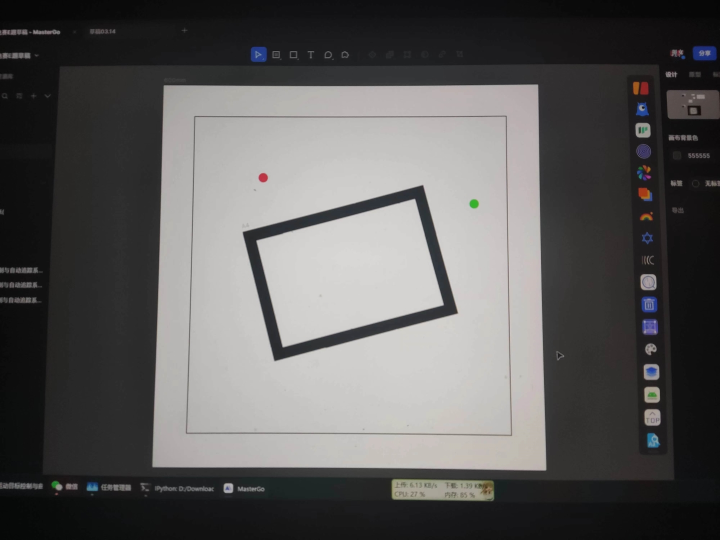
#> input picture 23Electric_E/Picture3/3.jpg, 1440 x 1080 px (shown at 1/2 size)
$ python main.py
#> lines starting #> are read from the running program, lines starting #| are printed output that depends on the picture; after the words box and inside, x2 and y2 are one past the last pixel; in counts of white or black regions, pixels touching at a corner belong together
### 23Electric_E/Picture3/find_Rect.py
import cv2
import numpy as np

class RectDetector(object):
    """
    矩形识别器
    """
    def __init__(self) -> None:
        self.maxval = 255   #经调试，图像1在(152,255)时识别抗干扰能力最强
        self.minval = 152
        self.min_area_threshold = 2000  # 最小面积阈值
    # [4 lines left out: function createTrackbar, not called in this run]

    # region 回调函数
    def callback_maxval(self, x):
        self.maxval = x

    def callback_minval(self, x):
        self.minval = x
    # endregion

    def detect(self, _img):         #矩形检测器
        lst = []
        areas = []
        img = _img.copy()
        gray = cv2.cvtColor(img, cv2.COLOR_BGR2GRAY)
        # 高斯模糊
        blurred = cv2.GaussianBlur(gray, (1, 1), 0)
        # 使用Canny算子提取边缘
        edges = cv2.Canny(blurred, self.minval, self.maxval)
        #cv2.imshow("2",edges)
        contours, _ = cv2.findContours(edges, cv2.RETR_LIST, cv2.CHAIN_APPROX_SIMPLE)  # 找到边缘
        min_area = float('inf')
        min_rect_center = None
        for cnt in contours:
            epsilon = 0.01 * cv2.arcLength(cnt, True)
            approx = cv2.approxPolyDP(cnt, epsilon, True)  # 近似轮廓

            if len(approx) == 4 and cv2.contourArea(approx) > self.min_area_threshold:  # 如果近似后的轮廓有四个顶点，那么它可能是一个矩形
                areas.append(cv2.contourArea(approx))  # 将面积存储
                lst.append(approx)  # 将矩形存储
                cv2.drawContours(_img, [approx], -1, (0, 0, 255), 2)  # 在原始图像上画出矩形

                # 计算矩形的面积
                area = cv2.contourArea(approx)
                if area < min_area:
                    min_area = area
                    min_rect_center = self.get_intersection(approx[0][0], approx[2][0], approx[1][0], approx[3][0])

                # 画对角线
                cv2.line(_img, tuple(approx[0][0]), tuple(approx[2][0]), (0, 255, 0), 1)  # 对角线1
                cv2.line(_img, tuple(approx[1][0]), tuple(approx[3][0]), (0, 255, 0), 1)  # 对角线2

                # 计算对角线交点
                intersection = self.get_intersection(approx[0][0], approx[2][0], approx[1][0], approx[3][0])
                cv2.circle(_img, intersection, 5, (0, 255, 255), -1)
                cv2.putText(_img, '({}, {})'.format(intersection[0], intersection[1]),
                            (intersection[0] + 10, intersection[1]),
                            cv2.FONT_HERSHEY_TRIPLEX, 0.5, (0, 255, 255), 1)

        # 按面积排序，找出第二大矩形
        if len(areas) > 1:
            sorted_indices = np.argsort(areas)
            second_largest_index = sorted_indices[-3]  #获取第二大的矩形的索引
            second_largest_rect = lst[second_largest_index]
            print("细线四角坐标：")
            for point in second_largest_rect:
                print(point[0])
        return _img, lst ,min_rect_center ,second_largest_rect

    def get_intersection(self, p1, p2, p3, p4):
        """计算两条对角线的交点"""
        x1, y1 = p1
        x2, y2 = p2
        x3, y3 = p3
        x4, y4 = p4

        denom = (y4 - y3) * (x2 - x1) - (x4 - x3) * (y2 - y1)
        if denom == 0:
            return None  # 平行或重合
        ua = ((x4 - x3) * (y1 - y3) - (y4 - y3) * (x1 - x3)) / denom
        intersection_x = int(x1 + ua * (x2 - x1))
        intersection_y = int(y1 + ua * (y2 - y1))
        return (intersection_x, intersection_y)

### 23Electric_E/Picture3/find_circle.py
import cv2
import numpy as np
def find_red_green(m_img , test_area):
        "查找红绿点的坐标"
        img = m_img.copy()
        hsv_image = cv2.cvtColor(img, cv2.COLOR_BGR2HSV)

        # 创建一个与输入图像大小相同的空白掩膜
        mask = np.zeros(hsv_image.shape[:2], dtype=np.uint8)

        # 将 test_area 的四个点坐标转换为 numpy 数组
        points = np.array(test_area, dtype=np.int32)

        # 在掩膜上绘制多边形区域并填充
        cv2.fillPoly(mask, [points], 255)

        # 将掩膜应用于 HSV 图像
        roi = cv2.bitwise_and(hsv_image, hsv_image, mask=mask)

        # 定义红色和绿色的HSV颜色范围
        lower_red = np.array([130, 35, 120])
        upper_red = np.array([255, 255, 255])
        lower_green = np.array([50, 100, 100])
        upper_green = np.array([70, 255, 255])

         # 创建红色和绿色的掩码
        mask_red = cv2.inRange(roi, lower_red, upper_red)
        mask_green = cv2.inRange(roi, lower_green, upper_green)

        # 进行形态学操作以去除噪点
        kernel = np.ones((5, 5), np.uint8)
        mask_red = cv2.morphologyEx(mask_red, cv2.MORPH_CLOSE, kernel)
        mask_green = cv2.morphologyEx(mask_green, cv2.MORPH_CLOSE, kernel)

        # 查找红色和绿色点的轮廓
        contours_red, _ = cv2.findContours(mask_red, cv2.RETR_EXTERNAL, cv2.CHAIN_APPROX_SIMPLE)
        contours_green, _ = cv2.findContours(mask_green, cv2.RETR_EXTERNAL, cv2.CHAIN_APPROX_SIMPLE)

        def find_largest_contour(contours):
            if not contours:
                return None, None
            largest_contour = max(contours, key=cv2.contourArea)
            M = cv2.moments(largest_contour)
            if M["m00"] == 0:  # 防止分母为零
                return None, None
            cx = int(M["m10"] / M["m00"])
            cy = int(M["m01"] / M["m00"])
            return largest_contour, (cx, cy)

        p_red, p_green = -1, -1
        #cv2.imshow("2",mask_red)
        # 找到最大红色点的轮廓并绘制和获取坐标
        largest_contour_red, red_center = find_largest_contour(contours_red)
        if red_center:
            cv2.drawContours(img, [largest_contour_red], -1, (0, 0, 255), 2)
            p_red = red_center
            print("红色点坐标:{}".format(p_red))
        else:
            print("未找到红色点")


         # 找到最大绿色点的轮廓并绘制和获取坐标
        largest_contour_green, green_center = find_largest_contour(contours_green)
        if green_center:
            cv2.drawContours(img, [largest_contour_green], -1, (0, 255, 0), 2)
            p_green = green_center
            print("绿色点坐标:{}".format(p_green))
        else:
            print("未找到绿色点")

        return p_red,p_green

### 23Electric_E/Picture3/main.py
import cv2
import numpy as np
import find_circle as find_circle
import find_Rect as find_Rect

def resize_picture(img_display , percent):
    # 获取图片的宽度和高度
        original_height, original_width = img_display.shape[:2]
        # 设定缩放比例，例如缩小到原来的50%
        scale_percent = percent
        new_width = int(original_width * scale_percent / 100)
        new_height = int(original_height * scale_percent / 100)
        dim = (new_width, new_height)
        # 缩放图片
        img_display = cv2.resize(img_display, dim, interpolation=cv2.INTER_AREA)
        return img_display

if __name__ == '__main__':
    detector = find_Rect.RectDetector()
    #detector.createTrackbar()  # 创建Trackbar
    img = cv2.imread('3.jpg')
#> img is the input picture: shape (1080, 1440, 3); mean B, G, R 90.4, 90.9, 92
    _img = img.copy()
    img, p_lst ,min_center,Location_Rect = detector.detect(img)
#> in detect, `edges = cv2.Canny(blurred, self.minval, self.maxval)`:
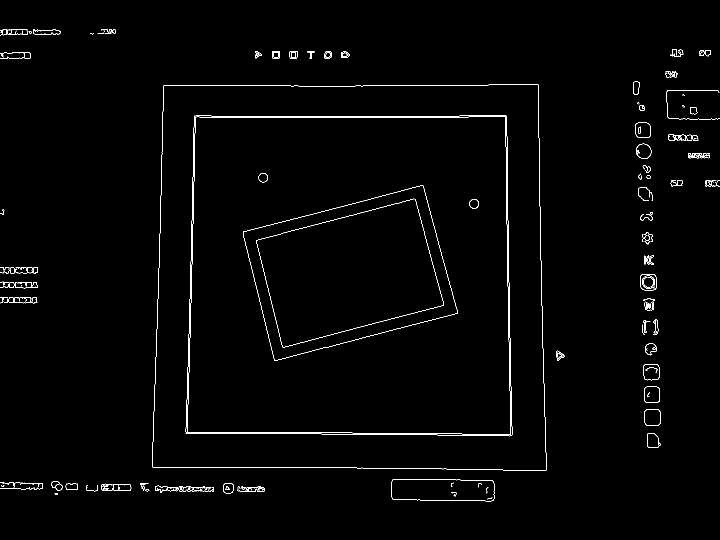
#> edges: shape (1080, 1440) (shown at 1/2 size); 1.2% white in thin lines or dots, all inside (x1, y1, x2, y2) = (0, 58, 1440, 1003)
#> in detect, `contours, _ = cv2.findContours(edges, cv2.RETR_LIST, cv2.CHAIN_APPROX_..`: contours = 232 contours, 118 with area under 20; largest, box (x1, y1, x2, y2) and area: (304, 168, 1093, 942) 587054, (304, 168, 1093, 942) 587049, (371, 231, 1025, 873) 405611, (371, 231, 1025, 873) 405608, (374, 233, 1022, 870) 399968
#> the loop in detect, `for cnt in contours:` made 232 passes
#> (epsilon, area, min_area, intersection) on pass 133: (11.78, 72324.5, 72324.5, (697, 544))
#> (epsilon, area, intersection) on passes 134, 136, 137, 171, 172, 173: (11.81, 72592.5, (698, 545)), (13.7, 98956.5, (698, 543)), (13.72, 99280.5, (699, 544)), (25.55, 400382.5, (697, 543)), (25.58, 401643.5, (697, 543)), (25.67, 405460.5, (697, 543))
#> after the loop in detect, `for cnt in contours:`: areas = [72324.5, 72592.5, 98956.5, 99280.5, 400382.5, 401643.5, 405460.5, 406418, 587542, 589072]; lst = 10 contours; largest, box (x1, y1, x2, y2) and area: (304, 169, 1092, 942) 589072, (305, 170, 1091, 942) 587542, (371, 231, 1024, 872) 406418, (372, 232, 1023, 872) 405460, (374, 233, 1022, 870) 401644; min_area = 72324.5
#> in detect, `sorted_indices = np.argsort(areas)`: sorted_indices = [0, 1, 2, 3, 4, 5, 6, 7, 8, 9]
#> in detect, `second_largest_index = sorted_indices[-3]`: second_largest_index = 7
#> in detect, `second_largest_rect = lst[second_largest_index]`: second_largest_rect = [[389, 231], [371, 866], [1023, 871], [1013, 232]]
#> the loop in detect, `for point in second_largest_rect:` made 4 passes
#| [389 231]
#| [371 866]
#| [1023  871]
#| [1013  232]
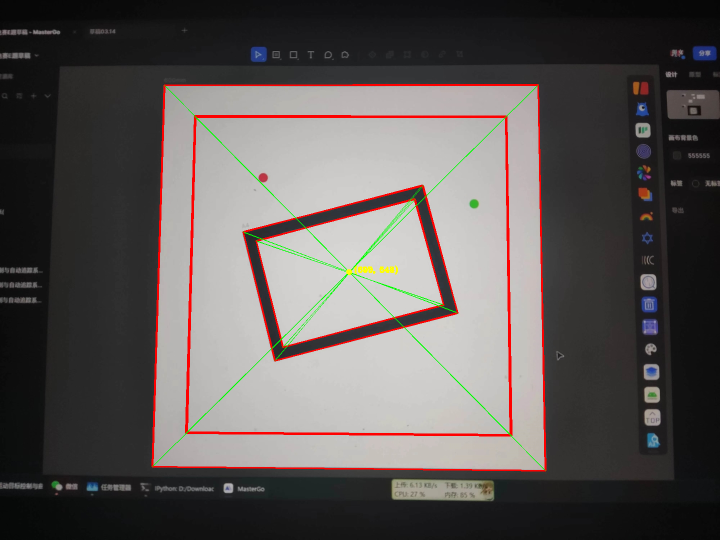
#> img: shape (1080, 1440, 3) (shown at 1/2 size); mean B, G, R 87, 88.5, 93.9
#> p_lst has the same summary as lst in detect; min_center = (697, 544); Location_Rect = [[389, 231], [371, 866], [1023, 871], [1013, 232]]
    p_red,p_green = find_circle.find_red_green(_img,Location_Rect)
#> in find_red_green, `hsv_image = cv2.cvtColor(img, cv2.COLOR_BGR2HSV)`: hsv_image: shape (1080, 1440, 3); mean H, S, V 43.6, 11.9, 92.8
#> in find_red_green, `cv2.fillPoly(mask, [points], 255)`:
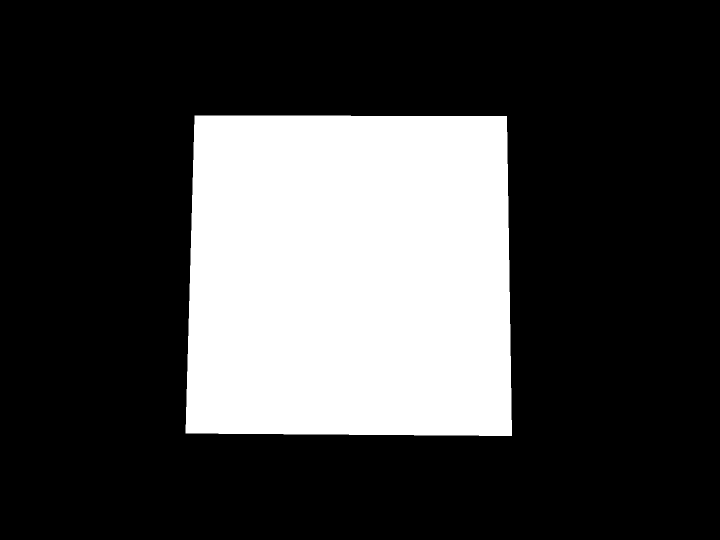
#> mask: shape (1080, 1440) (shown at 1/2 size); 26.2% white; 1 white region, box (x1, y1, x2, y2) and area: (371, 231, 1024, 872) 407694
#> in find_red_green, `roi = cv2.bitwise_and(hsv_image, hsv_image, mask=mask)`: roi: shape (1080, 1440, 3); mean H, S, V 6.9, 1.7, 49.5
#> in find_red_green, `mask_red = cv2.inRange(roi, lower_red, upper_red)`:
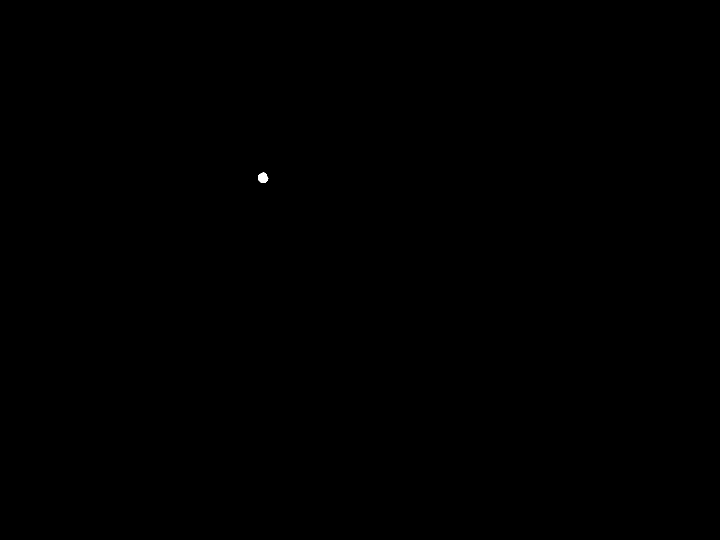
#> mask_red: shape (1080, 1440) (shown at 1/2 size); 0.02% white; 1 white region, box (x1, y1, x2, y2) and area: (516, 345, 537, 366) 316
#> in find_red_green, `mask_green = cv2.inRange(roi, lower_green, upper_green)`: mask_green: shape (1080, 1440); 0.02% white; 1 white region, box (x1, y1, x2, y2) and area: (940, 399, 957, 416) 240
#> in find_red_green, `mask_red = cv2.morphologyEx(mask_red, cv2.MORPH_CLOSE, kernel)`: mask_red: shape (1080, 1440); 0.02% white; 1 white region
#> in find_red_green, `contours_red, _ = cv2.findContours(mask_red, cv2.RETR_EXTERNAL, cv2.CH..`: contours_red = 1 contour; box (x1, y1, x2, y2) and area: (516, 345, 537, 366) 289
#> in find_red_green, `contours_green, _ = cv2.findContours(mask_green, cv2.RETR_EXTERNAL, cv..`: contours_green = 1 contour; box (x1, y1, x2, y2) and area: (940, 399, 957, 416) 215
#> in find_largest_contour, `largest_contour = max(contours, key=cv2.contourArea)`: largest_contour = contour of 36 points, box (x1, y1, x2, y2) (516, 345, 537, 366), area 289
#> in find_largest_contour, `M = cv2.moments(largest_contour)`: M = moments, m00 289, centre m10/m00, m01/m00 = (525.5, 355.2)
#> in find_largest_contour, `cx = int(M["m10"] / M["m00"])`: cx = 525
#> in find_largest_contour, `cy = int(M["m01"] / M["m00"])`: cy = 355
#> in find_red_green, `largest_contour_red, red_center = find_largest_contour(contours_red)`: largest_contour_red has the same summary as largest_contour in find_largest_contour; red_center = (525, 355)
#> in find_red_green, `cv2.drawContours(img, [largest_contour_red], -1, (0, 0, 255), 2)`: img: shape (1080, 1440, 3); 0.01% of pixels changed, all inside (x1, y1, x2, y2) = (515, 344, 538, 367)
#| 红色点坐标:(525, 355)
#> in find_red_green, `largest_contour_green, green_center = find_largest_contour(contours_gr..`: largest_contour_green = contour of 18 points, box (x1, y1, x2, y2) (940, 399, 957, 416), area 215; green_center = (947, 407)
#> in find_red_green, `cv2.drawContours(img, [largest_contour_green], -1, (0, 255, 0), 2)`: img: shape (1080, 1440, 3); mean B, G, R 90.4, 90.9, 92
#| 绿色点坐标:(947, 407)
#> p_red = (525, 355); p_green = (947, 407)

    if p_red != -1:
        cv2.circle(img, p_red, 5, (0, 0, 255), -1)
        cv2.putText(img, f"Red: {p_red}", (p_red[0] + 10, p_red[1]), cv2.FONT_HERSHEY_SIMPLEX, 0.5, (0, 0, 255), 2)

    if p_green != -1:
        cv2.circle(img, p_green, 5, (0, 255, 0), -1)
#> img: shape (1080, 1440, 3); mean B, G, R 86.8, 88.4, 93.9
        cv2.putText(img, f"Green: {p_green}", (p_green[0] + 10, p_green[1]), cv2.FONT_HERSHEY_SIMPLEX, 0.5, (0, 255, 0), 2)
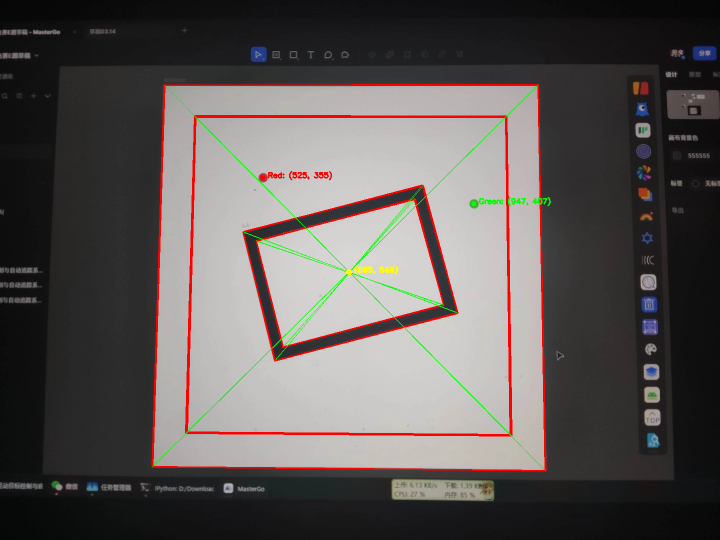
#> img: shape (1080, 1440, 3) (shown at 1/2 size); mean B, G, R 86.7, 88.5, 93.8
    print("矩形中心点坐标:", min_center)
#| 矩形中心点坐标: (697, 544)
    #print(p_lst)
    for rect in p_lst:
            for i in range(4):
                x, y = rect[i][0]
                cv2.putText(img, '({}, {})'.format(x, y),
                            (x, y),
                            cv2.FONT_HERSHEY_SIMPLEX, 0.5, (0, 255, 255), 1)
#> this loop made 10 passes
#> rect on passes 1 to 10: [[828, 397], [887, 609], [566, 694], [512, 482]], [[830, 398], [512, 481], [565, 694], [887, 610]], [[844, 370], [915, 625], [550, 721], [486, 464]], [[846, 371], [486, 463], [549, 721], [915, 626]], [[391, 234], [1011, 234], [1020, 869], [374, 864]], [[390, 234], [374, 865], [1021, 869], [1011, 233]], [[389, 232], [1013, 232], [1022, 871], [372, 866]], [[389, 231], [371, 866], [1023, 871], [1013, 232]], [[1076, 170], [1090, 941], [305, 933], [329, 170]], [[1076, 169], [328, 170], [304, 933], [1091, 941]]
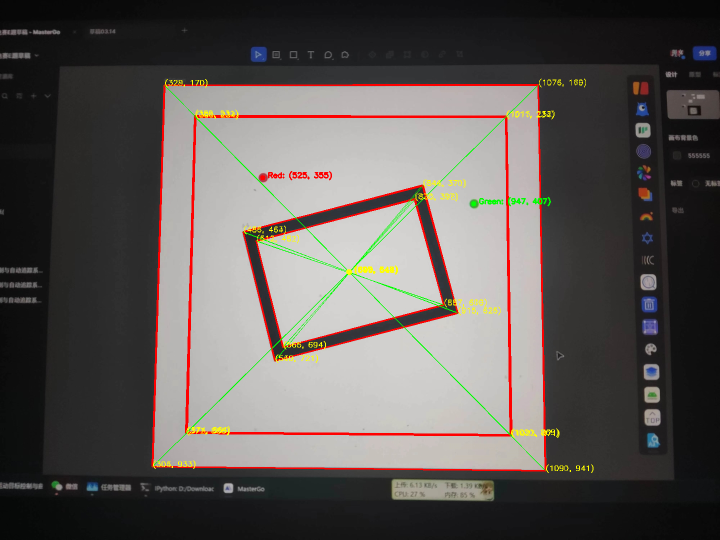
#> img: shape (1080, 1440, 3) (shown at 1/2 size); 0.4% of pixels changed, all inside (x1, y1, x2, y2) = (306, 157, 1187, 946)
    img = resize_picture(img , 70) #设定缩放比例，默认缩小为原来的50%
#> in resize_picture, `img_display = cv2.resize(img_display, dim, interpolation=cv2.INTER_AREA)`:
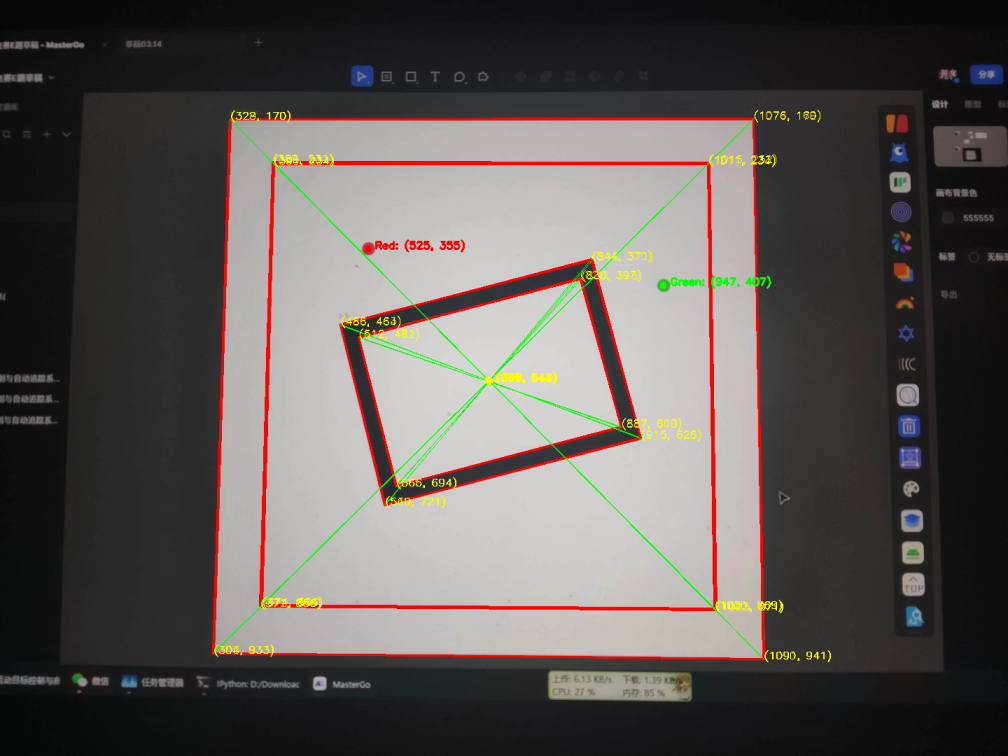
#> img_display: shape (756, 1008, 3); mean of channels 0, 1, 2 86.3, 89, 94.2; drawn as B, G, R
    while True:
        cv2.imshow('img', img)
        key = cv2.waitKey(1)
#> (key Esc is pressed here)
        # 按空格键退出
        if key == ord(' '):
            cv2.destroyAllWindows()
            break
        """"
        # 按 'c' 键清除涂鸦
        elif key == ord('c'):
            img = original_img.copy()  # 恢复原始图像
            p_lst = []  # 清除矩形列表
            img, p_lst = detector.detect(img)
            print("涂鸦已清除")
        """
